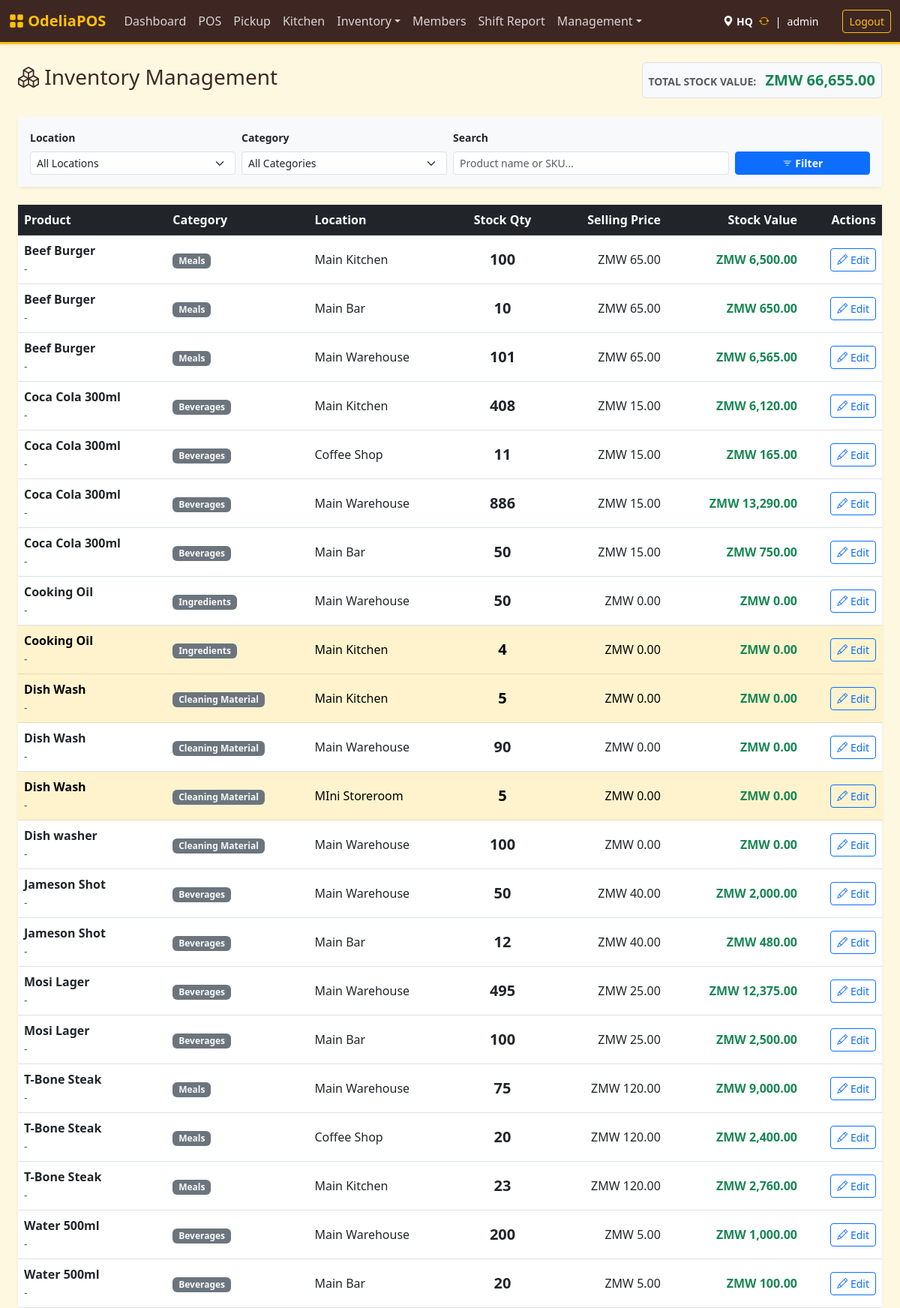
/index.php?page=inventory (signed in), run on an earlier commit of the app's database.
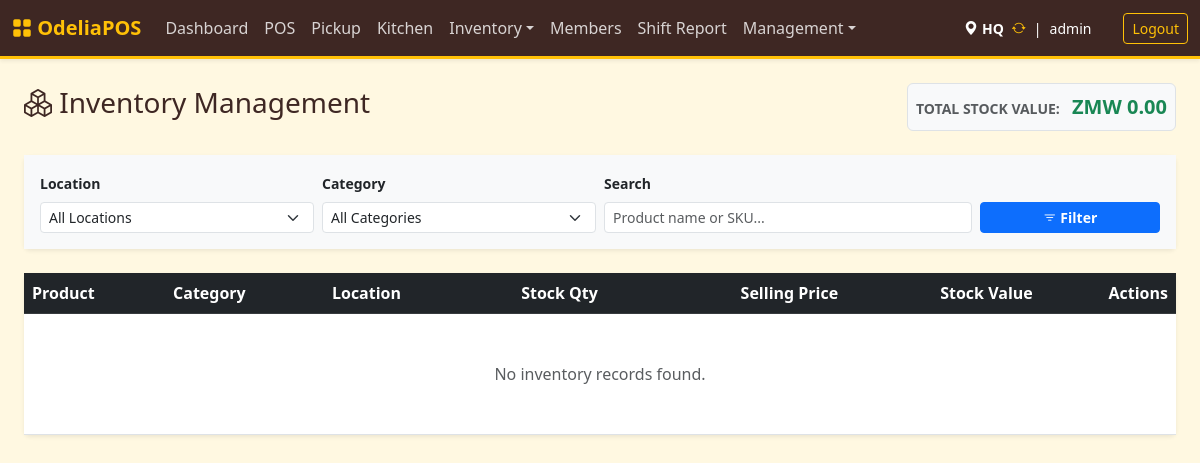
And on a later commit of the database.
### tables this page shows
CREATE TABLE `inventory` (
  `id` int NOT NULL AUTO_INCREMENT,
  `product_id` int NOT NULL,
  `location_id` int NOT NULL,
  `quantity` int DEFAULT '0',
  `updated_at` timestamp NULL DEFAULT CURRENT_TIMESTAMP ON UPDATE CURRENT_TIMESTAMP,
  PRIMARY KEY (`id`),
  UNIQUE KEY `unique_stock` (`product_id`,`location_id`),
  KEY `location_id` (`location_id`),
  CONSTRAINT `inventory_ibfk_1` FOREIGN KEY (`product_id`) REFERENCES `products` (`id`) ON DELETE CASCADE,
  CONSTRAINT `inventory_ibfk_2` FOREIGN KEY (`location_id`) REFERENCES `locations` (`id`) ON DELETE CASCADE
);

CREATE TABLE `products` (
  `id` int NOT NULL AUTO_INCREMENT,
  `name` varchar(100) NOT NULL,
  `sku` varchar(50) DEFAULT NULL,
  `price` decimal(10,2) DEFAULT '0.00',
  `cost_price` decimal(10,2) DEFAULT '0.00',
  `unit` varchar(20) DEFAULT 'unit',
  `category_id` int DEFAULT NULL,
  `is_active` tinyint(1) DEFAULT '1',
  `type` enum('item','service') DEFAULT 'item',
  `is_open_price` tinyint(1) DEFAULT '0',
  PRIMARY KEY (`id`),
  UNIQUE KEY `sku` (`sku`),
  KEY `category_id` (`category_id`),
  CONSTRAINT `products_ibfk_1` FOREIGN KEY (`category_id`) REFERENCES `categories` (`id`) ON DELETE SET NULL
);

CREATE TABLE `categories` (
  `id` int NOT NULL AUTO_INCREMENT,
  `name` varchar(50) NOT NULL,
  `description` varchar(255) DEFAULT NULL,
  `type` enum('food','drink','meal','ingredients','other') NOT NULL DEFAULT 'other',
  PRIMARY KEY (`id`),
  UNIQUE KEY `name` (`name`)
);

CREATE TABLE `locations` (
  `id` int NOT NULL AUTO_INCREMENT,
  `name` varchar(50) NOT NULL,
  `type` enum('store','kitchen','bar','warehouse') NOT NULL DEFAULT 'store',
  `can_sell` tinyint(1) DEFAULT '1',
  `can_receive_from_vendor` tinyint(1) DEFAULT '0',
  `address` text,
  `phone` varchar(50) DEFAULT '555-0000',
  PRIMARY KEY (`id`)
);

### src/inventory.php (called while the page is built, shortened)
<?php
$search = $_GET['search'] ?? '';
$sql = "SELECT i.id as inventory_id, i.quantity, i.location_id,
               p.id as product_id, p.name as product_name, p.sku, p.price, p.unit,
               c.name as category_name,
               l.name as location_name,
               (i.quantity * p.price) as stock_value
        FROM inventory i
        JOIN products p ON i.product_id = p.id
        JOIN locations l ON i.location_id = l.id
        LEFT JOIN categories c ON p.category_id = c.id
        WHERE 1=1";
$params = [];
$sql .= " ORDER BY p.name ASC";
$stmt = $pdo->prepare($sql);
$stmt->execute($params);
$inventory = $stmt->fetchAll();
$totalValue = 0;
foreach ($inventory as $item) $totalValue += $item['stock_value'];
?>

### templates/inventory.php (the view, shortened to what this page needs)
<div class="d-flex justify-content-between align-items-center mb-4">
    <h3><i class="bi bi-boxes"></i> Inventory Management</h3>
    <div class="bg-light p-2 rounded border">
        <span class="text-muted small fw-bold text-uppercase me-2">Total Stock Value:</span>
        <span class="fs-5 fw-bold text-success">ZMW <?= number_format($totalValue, 2) ?></span>
    </div>
</div>
<div class="card shadow-sm border-0 mb-4">
    <div class="card-body bg-light">
        <form method="GET" class="row g-2 align-items-end">
            <div class="col-md-3">
                <label class="form-label small fw-bold">Location</label>
                <select name="location_id" class="form-select form-select-sm">
                    <option value="">All Locations</option>
                </select>
            </div>
            <div class="col-md-3">
                <label class="form-label small fw-bold">Category</label>
                <select name="category_id" class="form-select form-select-sm">
                    <option value="">All Categories</option>
                </select>
            </div>
            <div class="col-md-4">
                <label class="form-label small fw-bold">Search</label>
                <input type="text" name="search" class="form-control form-control-sm" placeholder="Product name or SKU..." value="<?= htmlspecialchars($search) ?>">
            </div>
            <div class="col-md-2">
                <button type="submit" class="btn btn-primary btn-sm w-100 fw-bold"><i class="bi bi-filter"></i> Filter</button>
            </div>
        </form>
    </div>
</div>
<div class="card shadow-sm border-0">
    <div class="card-body p-0">
        <div class="table-responsive">
            <table class="table table-hover align-middle mb-0">
                <thead class="table-dark">
                    <tr>
                        <th>Product</th>
                        <th>Category</th>
                        <th>Location</th>
                        <th class="text-center">Stock Qty</th>
                        <th class="text-end">Selling Price</th>
                        <th class="text-end">Stock Value</th>
                        <th class="text-end">Actions</th>
                    </tr>
                </thead>
                <tbody>
                    <?php if(empty($inventory)): ?>
                        <tr><td colspan="7" class="text-center py-5 text-muted">No inventory records found.</td></tr>
                    <?php endif; ?>
                    <?php foreach ($inventory as $item): ?>
                    <tr class="<?= ($item['quantity'] <= 5) ? 'table-warning' : '' ?>">
                        <td>
                            <div class="fw-bold"><?= htmlspecialchars($item['product_name']) ?></div>
                            <small class="text-muted"><?= htmlspecialchars($item['sku'] ?? '-') ?></small>
                        </td>
                        <td><span class="badge bg-secondary text-light"><?= htmlspecialchars($item['category_name'] ?? 'Uncategorized') ?></span></td>
                        <td><?= htmlspecialchars($item['location_name']) ?></td>
                        <td class="text-center fw-bold fs-5"><?= number_format($item['quantity'], 0) ?></td>
                        <td class="text-end">ZMW <?= number_format($item['price'], 2) ?></td>
                        <td class="text-end fw-bold text-success">ZMW <?= number_format($item['stock_value'], 2) ?></td>
                        <td class="text-end">
                            <button class="btn btn-sm btn-outline-primary"
                                    data-bs-toggle="modal"
                                    data-bs-target="#editProductModal"
                                    onclick="populateEdit(
                                        '<?= $item['inventory_id'] ?>',
                                        '<?= addslashes($item['product_name']) ?>',
                                        '<?= $item['quantity'] ?>',
                                        '<?= $item['price'] ?>',
                                        '<?= htmlspecialchars($item['location_name']) ?>'
                                    )">
                                <i class="bi bi-pencil"></i> Edit
                            </button>
                        </td>
                    </tr>
                    <?php endforeach; ?>
                </tbody>
            </table>
        </div>
    </div>
</div>

### public/index.php (shortened to what this page needs)
<?php
$page = isset($_GET['page']) ? basename($_GET['page']) : 'login';
$controllerPath = BASE_PATH . "/src/{$page}.php";
$templatePath   = BASE_PATH . "/templates/{$page}.php";
if (file_exists($controllerPath)) {
    require_once $controllerPath;
    if (file_exists($templatePath)) {
        $isStandalone = in_array($page, ['login', 'receipt']);
        if (!$isStandalone && file_exists(BASE_PATH . "/templates/header.php")) {
            require_once BASE_PATH . "/templates/header.php";
        }
        require_once $templatePath;
        if (!$isStandalone && file_exists(BASE_PATH . "/templates/footer.php")) {
            require_once BASE_PATH . "/templates/footer.php";
        }
    }
}
?>

### templates/header.php (shortened to what this page needs)
<!DOCTYPE html>
<html lang="en">
<head>
    <link href="https://cdn.jsdelivr.net/npm/bootstrap@5.3.0/dist/css/bootstrap.min.css" rel="stylesheet">
    <link rel="stylesheet" href="https://cdn.jsdelivr.net/npm/bootstrap-icons@1.10.5/font/bootstrap-icons.css">
</head>
<body>
    <nav class="navbar navbar-expand-lg navbar-custom mb-4 shadow-sm no-print">
        <div class="container-fluid">
            <a class="navbar-brand" href="index.php?page=dashboard"><i class="bi bi-grid-fill"></i> OdeliaPOS</a>
            <div class="collapse navbar-collapse" id="navbarNav">
                <ul class="navbar-nav me-auto">
                    <li class="nav-item"><a class="nav-link" href="index.php?page=dashboard">Dashboard</a></li>
                    <li class="nav-item"><a class="nav-link" href="index.php?page=pos">POS</a></li>
                    <li class="nav-item"><a class="nav-link" href="index.php?page=pickup">Pickup</a></li>
                    <li class="nav-item"><a class="nav-link" href="index.php?page=kds">Kitchen</a></li>
                    <li class="nav-item dropdown">
                        <a class="nav-link dropdown-toggle" href="#" data-bs-toggle="dropdown">Inventory</a>
                    </li>
                    <li class="nav-item"><a class="nav-link" href="index.php?page=members">Members</a></li>
                    <li class="nav-item"><a class="nav-link text-warning" href="index.php?page=print_shift">Shift Report</a></li>
                    <?php if(isset($_SESSION['role']) && in_array($_SESSION['role'], ['admin', 'manager', 'dev'])): ?>
                        <li class="nav-item dropdown">
                            <a class="nav-link dropdown-toggle" href="#" data-bs-toggle="dropdown">Management</a>
                        </li>
                    <?php endif; ?>
                </ul>
                <div class="d-flex align-items-center">
                    <span class="text-white me-3 small d-flex align-items-center">
                        <i class="bi bi-geo-alt-fill text-gold me-1"></i>
                        <span class="fw-bold"><?= htmlspecialchars($_SESSION['location_name'] ?? 'HQ') ?></span>
                        <?php if(isset($_SESSION['role']) && in_array($_SESSION['role'], ['admin', 'dev'])): ?>
                            <a href="#" class="text-warning ms-2" data-bs-toggle="modal" data-bs-target="#adminSwitchModal" title="Switch Location"><i class="bi bi-arrow-repeat"></i></a>
                        <?php endif; ?>
                        <span class="mx-2">|</span> <?= htmlspecialchars($_SESSION['username'] ?? 'User') ?>
                    </span>
                    <a href="index.php?action=logout" class="btn btn-sm btn-outline-warning ms-3">Logout</a>
                </div>
            </div>
        </div>
    </nav>
    <div class="container-fluid px-4">

### templates/footer.php (shortened to what this page needs)
    </div> <script src="https://cdn.jsdelivr.net/npm/sweetalert2@11"></script>
</body>
</html>

### templates/header.php (style rules this page uses)
:root { --theme-brown: #3e2723; --theme-gold: #ffc107; --theme-gold-dark: #d39e00; --theme-orange: #fd7e14; --theme-bg: #fff8e1; }
body { background-color: var(--theme-bg); color: var(--theme-brown); }
.navbar-custom { background-color: var(--theme-brown); border-bottom: 3px solid var(--theme-gold); }
.navbar-custom .navbar-brand { color: var(--theme-gold) !important; font-weight: bold; }
.navbar-custom .nav-link { color: rgba(255,255,255,0.8) !important; }

What changed in the data, as far as the page shows it:
removed inventory: product.name "Beef Burger", product.sku "-", categories.name "Meals", location.name "Main Kitchen", quantity "100", product.price "65.00", stock_value "6,500.00"
removed inventory: product.name "Beef Burger", product.sku "-", categories.name "Meals", location.name "Main Bar", quantity "10", product.price "65.00", stock_value "650.00"
removed inventory: product.name "Beef Burger", product.sku "-", categories.name "Meals", location.name "Main Warehouse", quantity "101", product.price "65.00", stock_value "6,565.00"
removed inventory: product.name "Coca Cola 300ml", product.sku "-", categories.name "Beverages", location.name "Main Kitchen", quantity "408", product.price "15.00", stock_value "6,120.00"
removed inventory: product.name "Coca Cola 300ml", product.sku "-", categories.name "Beverages", location.name "Coffee Shop", quantity "11", product.price "15.00", stock_value "165.00"
removed inventory: product.name "Coca Cola 300ml", product.sku "-", categories.name "Beverages", location.name "Main Warehouse", quantity "886", product.price "15.00", stock_value "13,290.00"
removed inventory: product.name "Coca Cola 300ml", product.sku "-", categories.name "Beverages", location.name "Main Bar", quantity "50", product.price "15.00", stock_value "750.00"
removed inventory: product.name "Cooking Oil", product.sku "-", categories.name "Ingredients", location.name "Main Warehouse", quantity "50", product.price "0.00", stock_value "0.00"
removed inventory: product.name "Cooking Oil", product.sku "-", categories.name "Ingredients", location.name "Main Kitchen", quantity "4", product.price "0.00", stock_value "0.00"
removed inventory: product.name "Dish Wash", product.sku "-", categories.name "Cleaning Material", location.name "Main Kitchen", quantity "5", product.price "0.00", stock_value "0.00"
removed inventory: product.name "Dish Wash", product.sku "-", categories.name "Cleaning Material", location.name "Main Warehouse", quantity "90", product.price "0.00", stock_value "0.00"
removed inventory: product.name "Dish Wash", product.sku "-", categories.name "Cleaning Material", location.name "MIni Storeroom", quantity "5", product.price "0.00", stock_value "0.00"
removed inventory: product.name "Dish washer", product.sku "-", categories.name "Cleaning Material", location.name "Main Warehouse", quantity "100", product.price "0.00", stock_value "0.00"
removed inventory: product.name "Jameson Shot", product.sku "-", categories.name "Beverages", location.name "Main Warehouse", quantity "50", product.price "40.00", stock_value "2,000.00"
removed inventory: product.name "Jameson Shot", product.sku "-", categories.name "Beverages", location.name "Main Bar", quantity "12", product.price "40.00", stock_value "480.00"
removed inventory: product.name "Mosi Lager", product.sku "-", categories.name "Beverages", location.name "Main Warehouse", quantity "495", product.price "25.00", stock_value "12,375.00"
removed inventory: product.name "Mosi Lager", product.sku "-", categories.name "Beverages", location.name "Main Bar", quantity "100", product.price "25.00", stock_value "2,500.00"
removed inventory: product.name "T-Bone Steak", product.sku "-", categories.name "Meals", location.name "Main Warehouse", quantity "75", product.price "120.00", stock_value "9,000.00"
removed inventory: product.name "T-Bone Steak", product.sku "-", categories.name "Meals", location.name "Coffee Shop", quantity "20", product.price "120.00", stock_value "2,400.00"
removed inventory: product.name "T-Bone Steak", product.sku "-", categories.name "Meals", location.name "Main Kitchen", quantity "23", product.price "120.00", stock_value "2,760.00"
removed inventory: product.name "Water 500ml", product.sku "-", categories.name "Beverages", location.name "Main Warehouse", quantity "200", product.price "5.00", stock_value "1,000.00"
removed inventory: product.name "Water 500ml", product.sku "-", categories.name "Beverages", location.name "Main Bar", quantity "20", product.price "5.00", stock_value "100.00"
Also different on the page:
$totalValue: "66,655.00" → "0.00"
text now shown: "No inventory records found."
